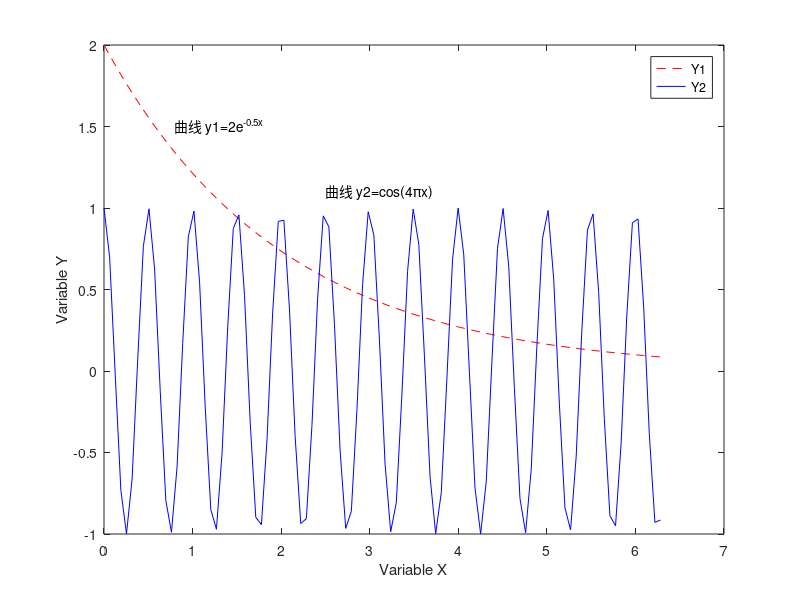

This chart was generated by the following MATLAB code:
% 定义x的范围
x = linspace(0, 2*pi, 100);
% 计算y1和y2的值
y1 = 2*exp(-0.5*x);
y2 = cos(4*pi*x);

plot(x, y1, 'r--', 'DisplayName', 'Y1')
hold on
plot(x, y2, 'b-', 'DisplayName', 'Y2')

% 添加图例
legend
text(0.8, 1.5, '曲线 y1=2e^{-0.5x}')
text(2.5, 1.1, '曲线 y2=cos(4{\pi}x)')
xlabel('Variable X')
ylabel('Variable Y')

hold off
